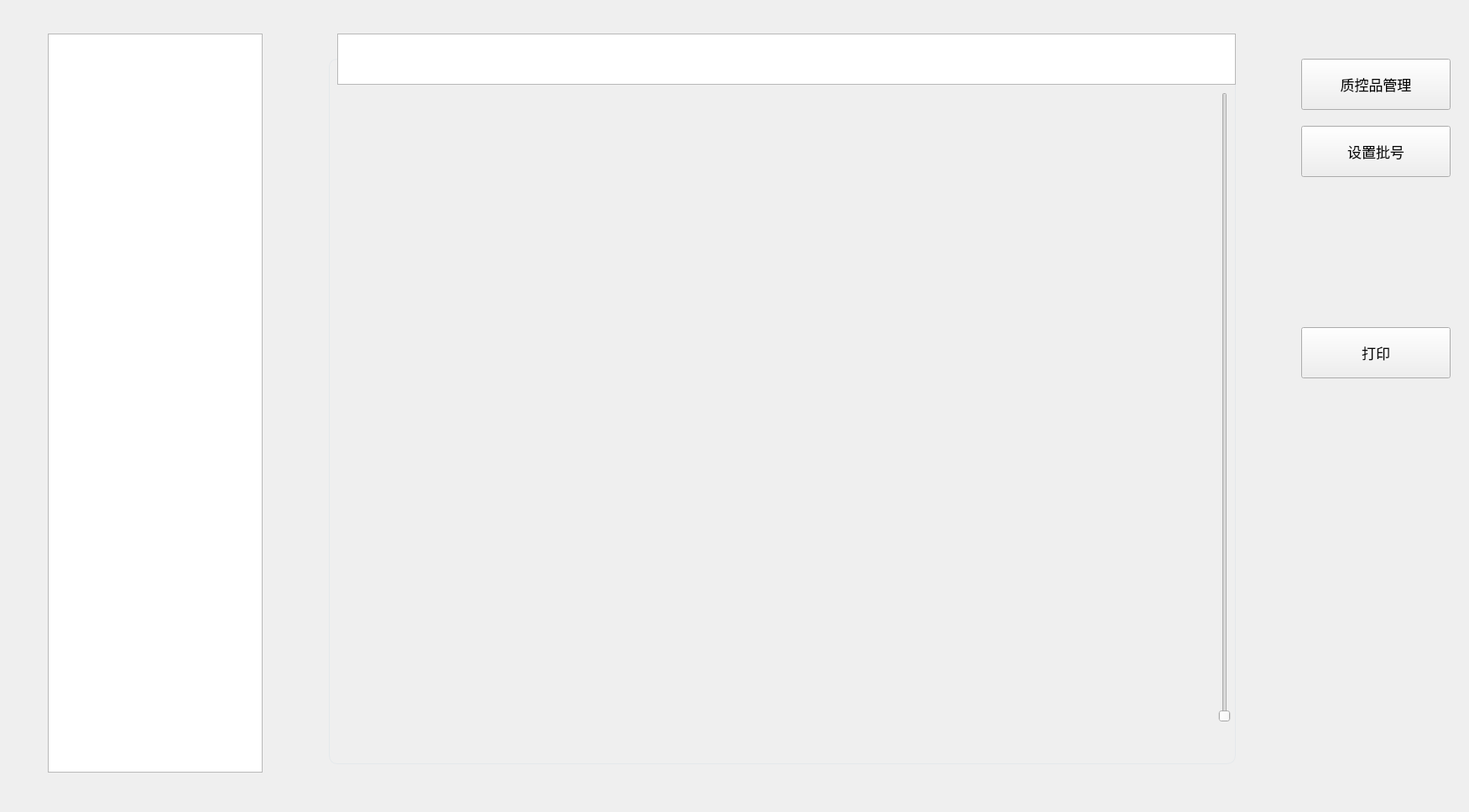
<?xml version="1.0" encoding="UTF-8"?>
<ui version="4.0">
 <class>frmQuality</class>
 <widget class="QWidget" name="frmQuality">
  <property name="geometry">
   <rect>
    <x>0</x>
    <y>0</y>
    <width>1751</width>
    <height>968</height>
   </rect>
  </property>
  <property name="windowTitle">
   <string>Form</string>
  </property>
  <widget class="CusView" name="wgtChartBg" native="true">
   <property name="geometry">
    <rect>
     <x>362</x>
     <y>30</y>
     <width>1131</width>
     <height>901</height>
    </rect>
   </property>
   <property name="minimumSize">
    <size>
     <width>0</width>
     <height>530</height>
    </size>
   </property>
   <property name="styleSheet">
    <string notr="true"/>
   </property>
   <widget class="QListWidget" name="lstProject">
    <property name="geometry">
     <rect>
      <x>40</x>
      <y>10</y>
      <width>1071</width>
      <height>61</height>
     </rect>
    </property>
    <property name="font">
     <font>
      <family>苹方 粗体</family>
      <weight>75</weight>
      <italic>false</italic>
      <bold>true</bold>
     </font>
    </property>
    <property name="focusPolicy">
     <enum>Qt::NoFocus</enum>
    </property>
    <property name="styleSheet">
     <string notr="true"/>
    </property>
    <property name="flow">
     <enum>QListView::LeftToRight</enum>
    </property>
   </widget>
   <widget class="QWidget" name="widget" native="true">
    <property name="geometry">
     <rect>
      <x>30</x>
      <y>40</y>
      <width>1081</width>
      <height>841</height>
     </rect>
    </property>
    <property name="styleSheet">
     <string notr="true">QWidget#widget{
border:1px solid #E4E8EB;
border-radius: 10px;
font:14px &quot;苹方 粗体&quot;;
}</string>
    </property>
    <widget class="QListWidget" name="qualityChartList">
     <property name="geometry">
      <rect>
       <x>10</x>
       <y>40</y>
       <width>1061</width>
       <height>791</height>
      </rect>
     </property>
     <property name="styleSheet">
      <string notr="true">background-color:transparent</string>
     </property>
    </widget>
    <widget class="QtMaterialScrollBar" name="qualityChartListScrollbar">
     <property name="geometry">
      <rect>
       <x>1060</x>
       <y>40</y>
       <width>15</width>
       <height>751</height>
      </rect>
     </property>
     <property name="orientation">
      <enum>Qt::Vertical</enum>
     </property>
    </widget>
   </widget>
   <zorder>widget</zorder>
   <zorder>lstProject</zorder>
  </widget>
  <widget class="CusView" name="wgtControlTableBg" native="true">
   <property name="geometry">
    <rect>
     <x>47</x>
     <y>30</y>
     <width>274</width>
     <height>901</height>
    </rect>
   </property>
   <property name="minimumSize">
    <size>
     <width>0</width>
     <height>530</height>
    </size>
   </property>
   <widget class="QListWidget" name="lstControl">
    <property name="geometry">
     <rect>
      <x>10</x>
      <y>10</y>
      <width>256</width>
      <height>881</height>
     </rect>
    </property>
    <property name="font">
     <font>
      <family>苹方 粗体</family>
      <weight>75</weight>
      <italic>false</italic>
      <bold>true</bold>
     </font>
    </property>
    <property name="focusPolicy">
     <enum>Qt::NoFocus</enum>
    </property>
    <property name="styleSheet">
     <string notr="true"/>
    </property>
   </widget>
  </widget>
  <widget class="CusView" name="qualityFunMenu" native="true">
   <property name="geometry">
    <rect>
     <x>1525</x>
     <y>0</y>
     <width>226</width>
     <height>968</height>
    </rect>
   </property>
   <property name="focusPolicy">
    <enum>Qt::NoFocus</enum>
   </property>
   <widget class="QtMaterialFlatButton" name="btnAddControl">
    <property name="geometry">
     <rect>
      <x>26</x>
      <y>70</y>
      <width>178</width>
      <height>61</height>
     </rect>
    </property>
    <property name="font">
     <font>
      <family>苹方 粗体</family>
      <pointsize>13</pointsize>
      <weight>50</weight>
      <bold>false</bold>
      <stylestrategy>PreferDefault</stylestrategy>
     </font>
    </property>
    <property name="focusPolicy">
     <enum>Qt::NoFocus</enum>
    </property>
    <property name="text">
     <string>质控品管理</string>
    </property>
    <property name="iconSize">
     <size>
      <width>37</width>
      <height>32</height>
     </size>
    </property>
    <property name="checkable">
     <bool>false</bool>
    </property>
    <property name="checked">
     <bool>false</bool>
    </property>
    <property name="autoExclusive">
     <bool>false</bool>
    </property>
   </widget>
   <widget class="QtMaterialFlatButton" name="btnEditControl">
    <property name="geometry">
     <rect>
      <x>26</x>
      <y>150</y>
      <width>178</width>
      <height>61</height>
     </rect>
    </property>
    <property name="font">
     <font>
      <family>苹方 粗体</family>
      <pointsize>13</pointsize>
      <weight>50</weight>
      <bold>false</bold>
      <stylestrategy>PreferDefault</stylestrategy>
     </font>
    </property>
    <property name="focusPolicy">
     <enum>Qt::NoFocus</enum>
    </property>
    <property name="text">
     <string>设置批号</string>
    </property>
    <property name="iconSize">
     <size>
      <width>37</width>
      <height>32</height>
     </size>
    </property>
    <property name="checkable">
     <bool>false</bool>
    </property>
    <property name="checked">
     <bool>false</bool>
    </property>
    <property name="autoExclusive">
     <bool>false</bool>
    </property>
   </widget>
   <widget class="QtMaterialFlatButton" name="btnPrint">
    <property name="geometry">
     <rect>
      <x>26</x>
      <y>390</y>
      <width>178</width>
      <height>61</height>
     </rect>
    </property>
    <property name="font">
     <font>
      <family>苹方 粗体</family>
      <pointsize>13</pointsize>
      <weight>50</weight>
      <bold>false</bold>
      <stylestrategy>PreferDefault</stylestrategy>
     </font>
    </property>
    <property name="focusPolicy">
     <enum>Qt::NoFocus</enum>
    </property>
    <property name="text">
     <string>打印</string>
    </property>
    <property name="iconSize">
     <size>
      <width>37</width>
      <height>32</height>
     </size>
    </property>
    <property name="checkable">
     <bool>false</bool>
    </property>
    <property name="checked">
     <bool>false</bool>
    </property>
    <property name="autoExclusive">
     <bool>false</bool>
    </property>
   </widget>
  </widget>
 </widget>
 <customwidgets>
  <customwidget>
   <class>QtMaterialFlatButton</class>
   <extends>QPushButton</extends>
   <header>qtmaterialflatbutton.h</header>
  </customwidget>
  <customwidget>
   <class>CusView</class>
   <extends>QWidget</extends>
   <header>cusview.h</header>
   <container>1</container>
  </customwidget>
  <customwidget>
   <class>QtMaterialScrollBar</class>
   <extends>QSlider</extends>
   <header>qtmaterialscrollbar.h</header>
  </customwidget>
 </customwidgets>
 <resources/>
 <connections/>
</ui>
